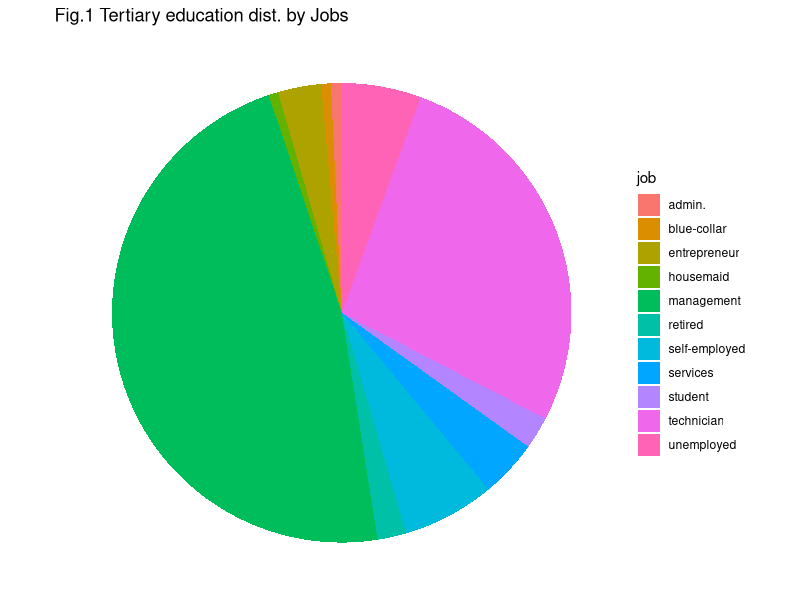
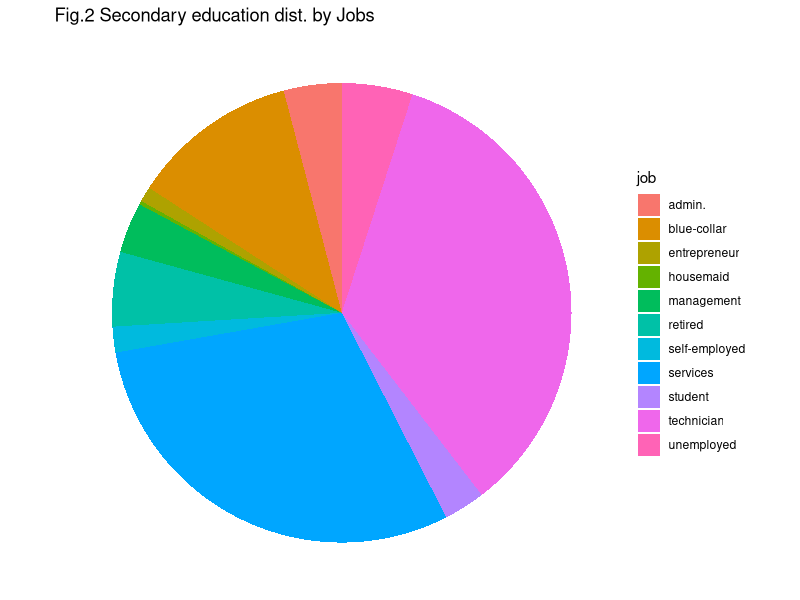
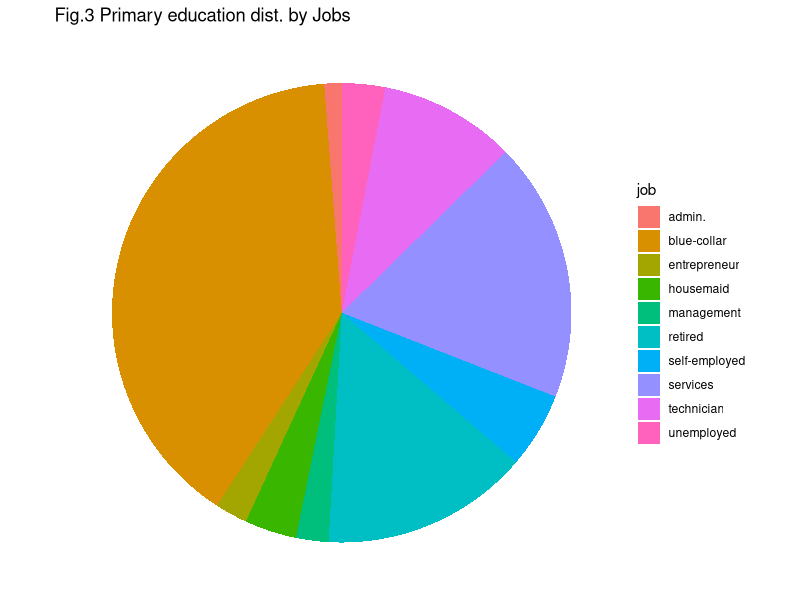

Write the R code that produced these figures, in order.
## ---- chunk 1
knitr::opts_chunk$set(echo = TRUE)
options(scipen = 9999)
options(width = 70)
knitr::opts_chunk$set(linewidth = 60)
library(knitr)
library(formatR)
library(ggplot2)
opts_chunk$set(tidy.opts=list(width.cutoff=40),tidy=TRUE)
mode <- function(v, empty = FALSE) {
  if(empty){
    v = v[v != ""]
  }
  uniqv <- unique(v)
  uniqv[which.max(tabulate(match(v, uniqv)))]
}
## ---- chunk 2
bankn <- read.csv("2021-Set03-QualityAssured.csv", 
                  header = T, sep = ",", stringsAsFactors = T)
## ---- chunk 3
summary(bankn$RefNum)
## ---- chunk 4
summary(bankn$age)
## ---- chunk 5
bankn$age[is.na(bankn$age)] <- median(bankn$age, na.rm = T)
summary(bankn$age)
## ---- chunk 6
summary(bankn$marital)
## ---- chunk 7
summary(bankn$job)
## ---- chunk 8
bankn[!(bankn$job %in% c("admin.", "unemployed", "management","housemaid", "entrepreneur", "student", "blue-collar","self-employed", "retired", "technician", "services")),2:5]
## ---- chunk 9
bankn <- bankn[(bankn$job %in% c("admin.", "unemployed", "management","housemaid", "entrepreneur", "student", "blue-collar","self-employed", "retired", "technician", "services")) | (bankn$education %in% 
                    c('tertiary','secondary','primary')),]
summary(bankn$job)
## ---- chunk 10
before <- bankn[!(bankn$job %in% c("admin.", "unemployed", "management","housemaid", "entrepreneur", "student", "blue-collar","self-employed", "retired", "technician", "services")),]
before
refnum <- before$RefNum
## ---- chunk 11
bankn[!(bankn$job %in% c("admin.", "unemployed", "management","housemaid", "entrepreneur", "student", "blue-collar","self-employed", "retired", "technician", "services")),"job"] <- mode(bankn$job[bankn$education == "primary"])
## ---- chunk 12
bankn[bankn$RefNum == refnum,]
## ---- chunk 13
summary(bankn$education)
## ---- chunk 14
ggplot(bankn[bankn$education == "tertiary",c(3,5)], aes(x="", y=job, fill=job)) +
  geom_bar(stat="identity", width=1) +
  coord_polar("y", start=0) +labs( title="Fig.1 Tertiary education dist. by Jobs")+ theme_void()
## ---- chunk 15
ggplot(bankn[bankn$education == "secondary",c(3,5)], aes(x="", y=job, fill=job)) +
  geom_bar(stat="identity", width=1) +
  coord_polar("y", start=0) +labs( title="Fig.2 Secondary education dist. by Jobs")+ theme_void()
## ---- chunk 16
ggplot(bankn[bankn$education == "primary",c(3,5)], aes(x="", y=job, fill=job)) +
  geom_bar(stat="identity", width=1) +
  coord_polar("y", start=0) +labs( title="Fig.3 Primary education dist. by Jobs")+ theme_void()
      
## ---- chunk 17
geteducation <- function(jobs){
  lis <- vector()
  for (job in jobs) {
    tert <- length(bankn$education[bankn$education == "tertiary" & bankn$job == job])
    sec <- length(bankn$education[bankn$education == "secondary" & bankn$job == job])
    prim <- length(bankn$education[bankn$education == "primary" & bankn$job == job])
    len = nrow(bankn[bankn$job == job,])
    lis <- append(lis, ifelse(tert > sec & tert > prim, "tertiary", ifelse(sec > tert & sec > prim,
           "secondary", ifelse(prim > tert & prim > sec,
           "primary", '?'))))
  }
  return(lis)
}

getEducationRatio <- function(jobs){
    lis <- list()
    df <- data.frame()
    for (job in jobs) {
      tert <- length(bankn$education[bankn$education == "tertiary" & bankn$job == job])
      sec <- length(bankn$education[bankn$education == "secondary" & bankn$job == job])
      prim <- length(bankn$education[bankn$education == "primary" & bankn$job == job])
      len = nrow(bankn[bankn$job == job,])
      tertiary = round((tert/len)*100, digits = 2)
      secondary = round((sec/len)*100, digits = 2)
      primary = round((prim/len)*100, digits =2)
      lis <- append(lis, data.frame(c(tertiary,secondary,primary)))
    }
    return(do.call(rbind, lis))
}
## ---- chunk 18
missingEducation <- bankn[!(bankn$education %in% 
                    c('tertiary','secondary','primary')),
                  c('job','education')]

bankn$education[!(bankn$education %in% 
                    c('tertiary','secondary','primary'))] <- geteducation(
                      missingEducation$job)
summary(bankn$education)
## ---- chunk 19
jobs <- getEducationRatio(c("admin.", "unemployed", "management","housemaid", "entrepreneur", "student", "blue-collar","self-employed", "retired", "technician", "services"))
colnames(jobs) <- c("tertiary","secondary","primary")
rownames(jobs) <- c("admin.", "unemployed", "management","housemaid", "entrepreneur", "student", "blue-collar","self-employed", "retired", "technician", "services")
## ---- chunk 20
jobs
## ---- chunk 21
summary(bankn$housing)
## ---- chunk 22
summary(bankn$loan)
levels(bankn$loan)
## ---- chunk 23
bankn[bankn$loan == "", "loan"] <- "no"
## ---- chunk 24
summary(bankn$contact)
## ---- chunk 25
summary(bankn$day)
## ---- chunk 26
summary(bankn$month)
## ---- chunk 27
summary(bankn$duration)
## ---- chunk 28
summary(bankn$deposit)
## ---- chunk 29
summary(bankn$balance, maxsum = 10)
## ---- chunk 30
bankn$balance[c(8, 54, 26, 87)]
## ---- chunk 31
str(bankn)
#levels(bankn$job)
